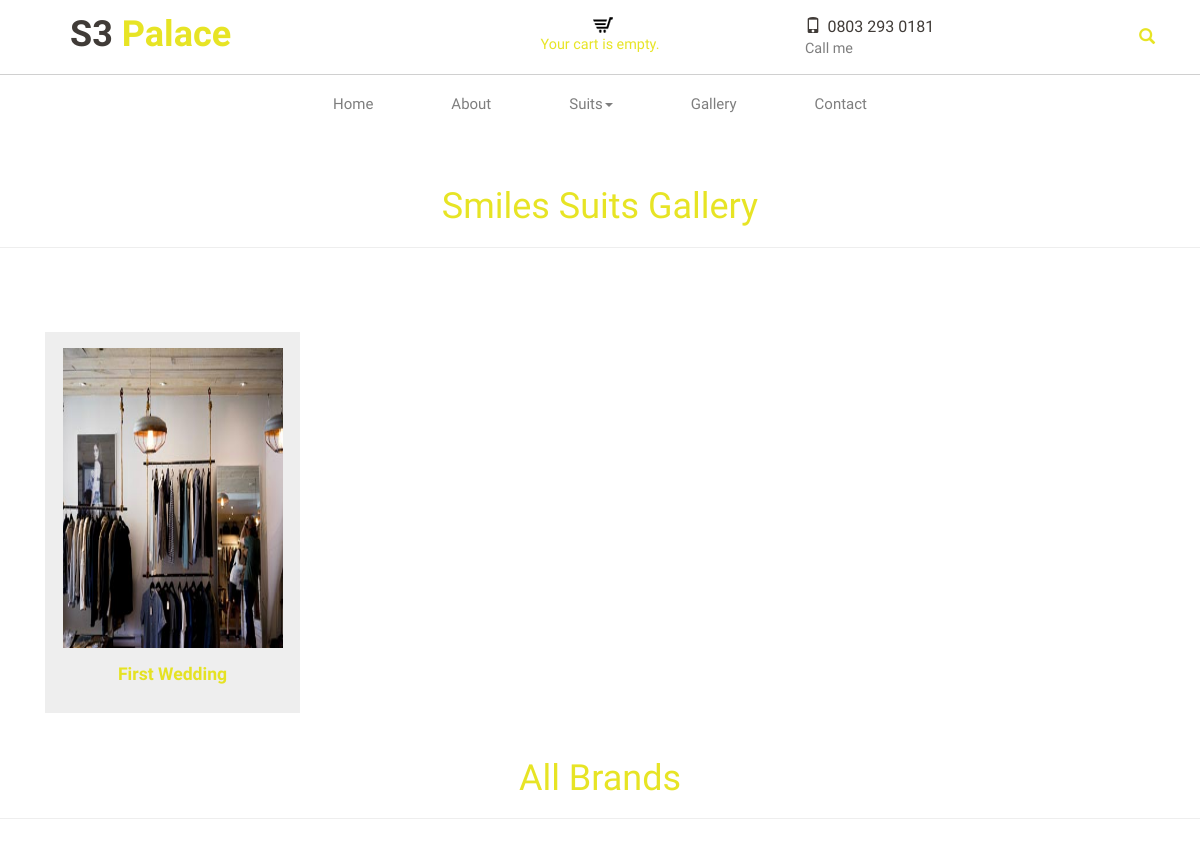
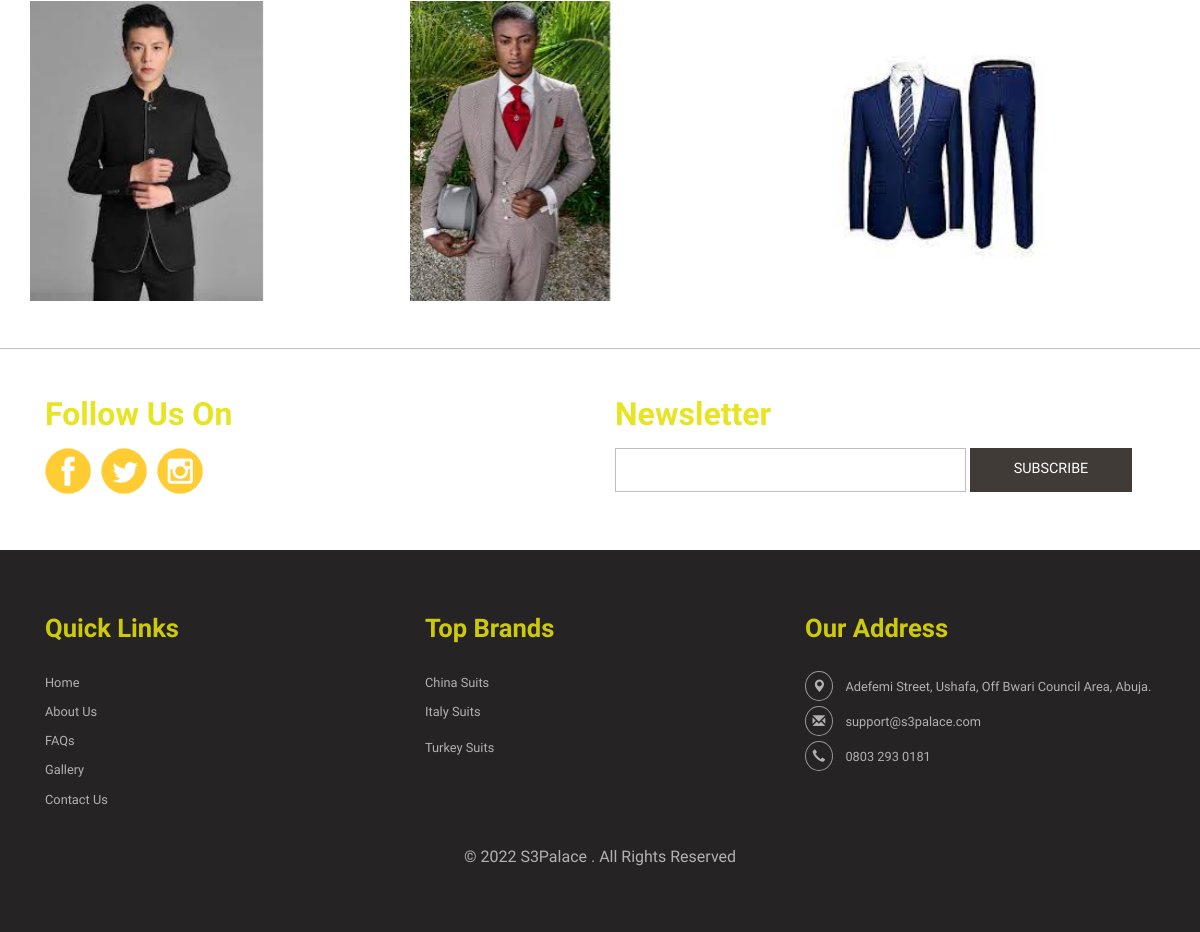
Page /gallery/ on the committed database (2 pictures, top to bottom).
### shop/models.py (models this page shows, shortened)
class Gallery(models.Model):
    name = models.CharField(max_length=100, blank=True)
    image = models.ImageField(upload_to='gallery/%Y/%m/%d',blank=True)
    description = models.CharField(max_length=500, blank=True)
    created = models.DateTimeField(auto_now_add=True)

class Category(models.Model):
    name = models.CharField(max_length=100, db_index=True)
    slug = models.SlugField(max_length=200, unique=True)
    class Meta:
        ordering = ('name',)
        verbose_name = 'category'
        verbose_name_plural = 'categories'
    def get_absolute_url(self):
        return reverse('shop:product_list_by_category',args=[self.slug])

### shop/views.py (the view)
# urls.py: path('gallery/', views.gallery, name='gallery'),
def gallery(request, category_slug=None):
    category = None
    categories = Category.objects.all()
    suits = Suits.objects.filter(available=True)
    gallery = Gallery.objects.all()
    cart = Cart(request)
    if category_slug:
        category = get_object_or_404(Category, slug=category_slug)
        suits = suits.filter(category=category)
    context = {
        'category': category,
        'gallery':gallery,
        'cart': cart,
        'suits':suits,
        'categories': categories
     }
    return render(request, 'shop/product/gallery.html', context)

### cart/cart.py (called while the page is built)
  def __len__(self):
    return sum(item['quantity'] for item in self.cart.values())

### shop/templates/shop/product/gallery.html (shortened to what this page needs)
{% extends "shop/base.html" %}
{% load static %}
{% block content %}
<br><br>
<h1 class="mt-5 animated wow fadeInUp" data-wow-delay=".5s" style="color:#e4e008e1; text-align:center">Smiles Suits Gallery</h1> <hr>
<div class="content">
	<div class="container">
		<div class="content-top">
			<div class=" rsidebar span_1_of_left" {% if category.slug == c.slug %} {% endif %}>
                {% for product in gallery %}
                <div class="col-md-3 col-md2 animated wow fadeInLeft" data-wow-delay=".5s">
					<div class="col-md1 simpleCart_shelfItem">
						<a href="#">
						    <img class="img-responsive" style="height:300px; width:220px;" src="{{ product.image.url }}" alt="" />
						</a>
						<h3><a href="#">{{ product.name }}</a></h3>
					</div>
				</div>
                {% endfor %}
			</div>
		</div>
	</div>
</div>
<br><br>
<h1 class="mt-5 animated wow fadeInRight" data-wow-delay=".5s" style="color:#e4e008e1; text-align:center">All Brands</h1><hr><br>
<div class="row mt-5">
    <div class="con-tp">
        <div class="container">
            {% for c in categories %}
            <div class="col-md-4 mt-5 con-tp-lft animated wow fadeInLeft" data-wow-delay=".5s">
                {% if c.name == 'China' %}
                    <a {% if category.slug == c.slug %} {% endif %} href="{{ c.get_absolute_url }}">
                        <div class="content-grid-effect slow-zoom vertical">
                            <div class="img-box">
                                <img style="height:300px;" src="{% static 'images/chinasuit1.jpeg' %}" alt="Chinese brand " class="img-responsive zoom-img">
                            </div>
                            <div class="info-box">
                            </div>
                        </div>
                    </a>
                {% elif c.name == 'Italy' %}
                    <a href="{{ c.get_absolute_url }}">
                        <div class="content-grid-effect slow-zoom vertical">
                            <div class="img-box">
                                <img style="height:300px;" src="{% static 'images/italysuit1.jpeg' %}" alt="Italian brand" class="img-responsive zoom-img">
                            </div>
                            <div class="info-box">
                            </div>
                        </div>
                    </a>
                {% elif c.name == 'Turkey' %}
                    <a href="{{ c.get_absolute_url }}">
                        <div class="content-grid-effect slow-zoom vertical">
                            <div class="img-box">
                                <img style="height:300px;" src="{% static 'images/turkeysuit1.jpeg' %}" alt="Turkey" class="img-responsive zoom-img">
                            </div>
                            <div class="info-box">
                            </div>
                        </div>
                    </a>
                {% endif %}
            </div>
            {% endfor %}
        </div>
    </div>
</div>
<br><br>
{% endblock content %}

### shop/templates/shop/product/footer.html (shortened to what this page needs)
<div class="footer">
	<div class="container">
		<div class="footer-top">
			<div class="col-md-6 top-footer animated wow fadeInLeft" data-wow-delay=".5s">
				<h3>Follow Us On</h3>
				<div class="social-icons">
					<ul class="social">
						<li><a href="https://web.facebook.com/SMILESSUITSANDSHOESPALACE/"><i class="twitter"></i></a> </li>
						<li><a href="https://web.facebook.com/SMILESSUITSANDSHOESPALACE/"><i class="facebook"></i></a></li>
						<li><a href="https://www.instagram.com/smilessuitsandshoespalace/"><i class="linked"></i> </a></li>
					</ul>
				 </div>
			</div>
			<div class="col-md-6 top-footer1 animated wow fadeInRight" data-wow-delay=".5s">
				<h3>Newsletter</h3>
					<form action="#" method="post">
						<input type="text" name="email" value="" onfocus="this.value='';" onblur="if (this.value == '') {this.value ='';}">
						<input type="submit" value="SUBSCRIBE">
					</form>
			</div>
			<div class="clearfix"> </div>
		</div>
	</div>
	<div class="footer-bottom">
		<div class="container">
				<div class="col-md-4 footer-bottom-cate animated wow fadeInLeft" data-wow-delay=".5s">
					<h6>Quick Links</h6>
					<ul>
						<li><a href="{% url 'shop:home' %}">Home</a></li>
						<li><a href="{% url 'shop:about' %}">About Us</a></li>
						<li><a href="{% url 'shop:about' %}#faq">FAQs</a></li>
						<li><a href="{% url 'shop:gallery' %}">Gallery</a></li>
						<li><a href="{% url 'shop:contact' %}">Contact Us</a></li>
					</ul>
				</div>
				<div class="col-md-4 footer-bottom-cate animated wow fadeInRight" data-wow-delay=".5s">
					<h6>Top Brands</h6>
					<ul>
						{% for c in categories %}
						<li {% if category.slug == c.slug %} {% endif %}>
							{% if c.name == 'China' %}
								<a href="{{ c.get_absolute_url }}">{{ c.name }} Suits</a>
							{% elif c.name == 'Italy' %}
								<a href="{{ c.get_absolute_url }}">{{ c.name }} Suits</a>
							{% elif c.name == 'Turkey' %}
								<a href="{{ c.get_absolute_url }}">{{ c.name }} Suits</a>
							{% elif c.name == 'Nigerian' %}
								<a href="{{ c.get_absolute_url }}">{{ c.name }} Suits</a>
							{% endif %}
						</li>
						{% endfor %}
					</ul>
				</div>
				<div class="col-md-4 footer-bottom-cate cate-bottom animated wow fadeInRight" data-wow-delay=".5s">
					<h6>Our Address</h6>
					<ul>
						<li><i class="glyphicon glyphicon-map-marker" aria-hidden="true"></i>Adefemi Street, Ushafa, Off Bwari Council Area, <span>Abuja.</span></li>
						<li><i class="glyphicon glyphicon-envelope" aria-hidden="true"></i><a href="mailto:support@s3palace.com"></a>support@s3palace.com</li>
						<li><i class="glyphicon glyphicon-earphone" aria-hidden="true"></i>0803 293 0181</li>
					</ul>
				</div>
				<div class="clearfix"> </div>
				<p class="footer-class animated wow fadeInUp animated" data-wow-delay=".5s"
                style="visibility: visible; animation-delay: 0.5s; animation-name: fadeInUp;"> © 2022 S3Palace . All Rights Reserved </p>
		</div>
	</div>
</div>

### rows in the picture
Gallery: image (picture), name "First Wedding"
Category: name "China"
Category: name "Italy"
Category: name "Turkey"
